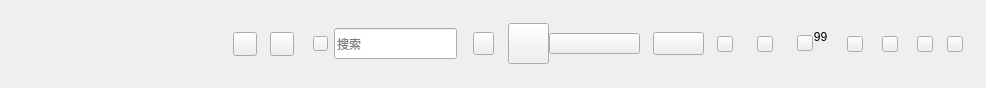
     <widget class="QWidget" name="title_Widget" native="true">
      <property name="minimumSize">
       <size>
        <width>500</width>
        <height>62</height>
       </size>
      </property>
      <property name="maximumSize">
       <size>
        <width>16777215</width>
        <height>88</height>
       </size>
      </property>
      <layout class="QHBoxLayout" name="horizontalLayout_25">
       <property name="spacing">
        <number>0</number>
       </property>
       <property name="leftMargin">
        <number>0</number>
       </property>
       <property name="topMargin">
        <number>0</number>
       </property>
       <property name="rightMargin">
        <number>0</number>
       </property>
       <property name="bottomMargin">
        <number>0</number>
       </property>
       <item>
        <spacer name="horizontalSpacer_17">
         <property name="orientation">
          <enum>Qt::Horizontal</enum>
         </property>
         <property name="sizeType">
          <enum>QSizePolicy::Fixed</enum>
         </property>
         <property name="sizeHint" stdset="0">
          <size>
           <width>13</width>
           <height>20</height>
          </size>
         </property>
        </spacer>
       </item>
       <item>
        <widget class="QLabel" name="label_title_logo">
         <property name="sizePolicy">
          <sizepolicy hsizetype="Fixed" vsizetype="Fixed">
           <horstretch>0</horstretch>
           <verstretch>0</verstretch>
          </sizepolicy>
         </property>
         <property name="minimumSize">
          <size>
           <width>145</width>
           <height>40</height>
          </size>
         </property>
         <property name="text">
          <string/>
         </property>
        </widget>
       </item>
       <item>
        <spacer name="horizontalSpacer_18">
         <property name="orientation">
          <enum>Qt::Horizontal</enum>
         </property>
         <property name="sizeType">
          <enum>QSizePolicy::Fixed</enum>
         </property>
         <property name="sizeHint" stdset="0">
          <size>
           <width>75</width>
           <height>20</height>
          </size>
         </property>
        </spacer>
       </item>
       <item>
        <widget class="QPushButton" name="pushButton_title_left">
         <property name="sizePolicy">
          <sizepolicy hsizetype="Fixed" vsizetype="Fixed">
           <horstretch>0</horstretch>
           <verstretch>0</verstretch>
          </sizepolicy>
         </property>
         <property name="minimumSize">
          <size>
           <width>24</width>
           <height>24</height>
          </size>
         </property>
         <property name="maximumSize">
          <size>
           <width>24</width>
           <height>24</height>
          </size>
         </property>
         <property name="styleSheet">
          <string notr="true"/>
         </property>
         <property name="text">
          <string/>
         </property>
        </widget>
       </item>
       <item>
        <spacer name="horizontalSpacer_19">
         <property name="orientation">
          <enum>Qt::Horizontal</enum>
         </property>
         <property name="sizeType">
          <enum>QSizePolicy::Fixed</enum>
         </property>
         <property name="sizeHint" stdset="0">
          <size>
           <width>13</width>
           <height>20</height>
          </size>
         </property>
        </spacer>
       </item>
       <item>
        <widget class="QPushButton" name="pushButton_title_right">
         <property name="sizePolicy">
          <sizepolicy hsizetype="Fixed" vsizetype="Fixed">
           <horstretch>0</horstretch>
           <verstretch>0</verstretch>
          </sizepolicy>
         </property>
         <property name="minimumSize">
          <size>
           <width>24</width>
           <height>24</height>
          </size>
         </property>
         <property name="maximumSize">
          <size>
           <width>24</width>
           <height>24</height>
          </size>
         </property>
         <property name="styleSheet">
          <string notr="true"/>
         </property>
         <property name="text">
          <string/>
         </property>
        </widget>
       </item>
       <item>
        <spacer name="horizontalSpacer_20">
         <property name="orientation">
          <enum>Qt::Horizontal</enum>
         </property>
         <property name="sizeType">
          <enum>QSizePolicy::Fixed</enum>
         </property>
         <property name="sizeHint" stdset="0">
          <size>
           <width>13</width>
           <height>20</height>
          </size>
         </property>
        </spacer>
       </item>
       <item>
        <widget class="QWidget" name="widgetSearch" native="true">
         <property name="sizePolicy">
          <sizepolicy hsizetype="Fixed" vsizetype="Preferred">
           <horstretch>0</horstretch>
           <verstretch>0</verstretch>
          </sizepolicy>
         </property>
         <property name="minimumSize">
          <size>
           <width>159</width>
           <height>31</height>
          </size>
         </property>
         <property name="maximumSize">
          <size>
           <width>159</width>
           <height>31</height>
          </size>
         </property>
         <property name="styleSheet">
          <string notr="true"/>
         </property>
         <layout class="QHBoxLayout" name="horizontalLayout_24">
          <property name="leftMargin">
           <number>6</number>
          </property>
          <property name="topMargin">
           <number>0</number>
          </property>
          <property name="bottomMargin">
           <number>0</number>
          </property>
          <item>
           <widget class="QPushButton" name="pushButton_search">
            <property name="minimumSize">
             <size>
              <width>15</width>
              <height>15</height>
             </size>
            </property>
            <property name="maximumSize">
             <size>
              <width>15</width>
              <height>15</height>
             </size>
            </property>
            <property name="text">
             <string/>
            </property>
           </widget>
          </item>
          <item>
           <widget class="QLineEdit" name="line_Search">
            <property name="sizePolicy">
             <sizepolicy hsizetype="Expanding" vsizetype="Expanding">
              <horstretch>0</horstretch>
              <verstretch>0</verstretch>
             </sizepolicy>
            </property>
            <property name="text">
             <string/>
            </property>
            <property name="placeholderText">
             <string>搜索</string>
            </property>
           </widget>
          </item>
         </layout>
        </widget>
       </item>
       <item>
        <spacer name="horizontalSpacer_21">
         <property name="orientation">
          <enum>Qt::Horizontal</enum>
         </property>
         <property name="sizeType">
          <enum>QSizePolicy::Fixed</enum>
         </property>
         <property name="sizeHint" stdset="0">
          <size>
           <width>7</width>
           <height>20</height>
          </size>
         </property>
        </spacer>
       </item>
       <item>
        <widget class="QPushButton" name="pushButton_title_listen">
         <property name="sizePolicy">
          <sizepolicy hsizetype="Fixed" vsizetype="Fixed">
           <horstretch>0</horstretch>
           <verstretch>0</verstretch>
          </sizepolicy>
         </property>
         <property name="minimumSize">
          <size>
           <width>21</width>
           <height>23</height>
          </size>
         </property>
         <property name="maximumSize">
          <size>
           <width>21</width>
           <height>23</height>
          </size>
         </property>
         <property name="text">
          <string/>
         </property>
        </widget>
       </item>
       <item>
        <spacer name="horizontalSpacer_22">
         <property name="orientation">
          <enum>Qt::Horizontal</enum>
         </property>
         <property name="sizeHint" stdset="0">
          <size>
           <width>14</width>
           <height>20</height>
          </size>
         </property>
        </spacer>
       </item>
       <item>
        <widget class="QPushButton" name="pushButton_people">
         <property name="sizePolicy">
          <sizepolicy hsizetype="Fixed" vsizetype="Fixed">
           <horstretch>0</horstretch>
           <verstretch>0</verstretch>
          </sizepolicy>
         </property>
         <property name="minimumSize">
          <size>
           <width>41</width>
           <height>41</height>
          </size>
         </property>
         <property name="maximumSize">
          <size>
           <width>41</width>
           <height>41</height>
          </size>
         </property>
         <property name="text">
          <string/>
         </property>
        </widget>
       </item>
       <item>
        <widget class="QWidget" name="person_Widget" native="true">
         <property name="sizePolicy">
          <sizepolicy hsizetype="Fixed" vsizetype="Preferred">
           <horstretch>0</horstretch>
           <verstretch>0</verstretch>
          </sizepolicy>
         </property>
         <property name="minimumSize">
          <size>
           <width>91</width>
           <height>21</height>
          </size>
         </property>
         <property name="maximumSize">
          <size>
           <width>91</width>
           <height>21</height>
          </size>
         </property>
         <widget class="QPushButton" name="pushButton_name">
          <property name="geometry">
           <rect>
            <x>0</x>
            <y>0</y>
            <width>91</width>
            <height>21</height>
           </rect>
          </property>
          <property name="text">
           <string/>
          </property>
         </widget>
         <widget class="QLabel" name="label_people">
          <property name="geometry">
           <rect>
            <x>10</x>
            <y>3</y>
            <width>61</width>
            <height>16</height>
           </rect>
          </property>
          <property name="text">
           <string>zyh</string>
          </property>
         </widget>
         <zorder>label_people</zorder>
         <zorder>pushButton_name</zorder>
        </widget>
       </item>
       <item>
        <spacer name="horizontalSpacer_23">
         <property name="orientation">
          <enum>Qt::Horizontal</enum>
         </property>
         <property name="sizeType">
          <enum>QSizePolicy::Fixed</enum>
         </property>
         <property name="sizeHint" stdset="0">
          <size>
           <width>13</width>
           <height>20</height>
          </size>
         </property>
        </spacer>
       </item>
       <item>
        <widget class="QPushButton" name="pushButton_vip">
         <property name="sizePolicy">
          <sizepolicy hsizetype="Fixed" vsizetype="Fixed">
           <horstretch>0</horstretch>
           <verstretch>0</verstretch>
          </sizepolicy>
         </property>
         <property name="minimumSize">
          <size>
           <width>51</width>
           <height>23</height>
          </size>
         </property>
         <property name="text">
          <string/>
         </property>
        </widget>
       </item>
       <item>
        <spacer name="horizontalSpacer_24">
         <property name="orientation">
          <enum>Qt::Horizontal</enum>
         </property>
         <property name="sizeType">
          <enum>QSizePolicy::Fixed</enum>
         </property>
         <property name="sizeHint" stdset="0">
          <size>
           <width>13</width>
           <height>20</height>
          </size>
         </property>
        </spacer>
       </item>
       <item>
        <widget class="QPushButton" name="pushButton_cloth">
         <property name="sizePolicy">
          <sizepolicy hsizetype="Fixed" vsizetype="Fixed">
           <horstretch>0</horstretch>
           <verstretch>0</verstretch>
          </sizepolicy>
         </property>
         <property name="minimumSize">
          <size>
           <width>16</width>
           <height>16</height>
          </size>
         </property>
         <property name="maximumSize">
          <size>
           <width>16</width>
           <height>16</height>
          </size>
         </property>
         <property name="text">
          <string/>
         </property>
        </widget>
       </item>
       <item>
        <spacer name="horizontalSpacer_25">
         <property name="orientation">
          <enum>Qt::Horizontal</enum>
         </property>
         <property name="sizeType">
          <enum>QSizePolicy::Fixed</enum>
         </property>
         <property name="sizeHint" stdset="0">
          <size>
           <width>24</width>
           <height>20</height>
          </size>
         </property>
        </spacer>
       </item>
       <item>
        <widget class="QPushButton" name="pushButton_set">
         <property name="sizePolicy">
          <sizepolicy hsizetype="Fixed" vsizetype="Fixed">
           <horstretch>0</horstretch>
           <verstretch>0</verstretch>
          </sizepolicy>
         </property>
         <property name="minimumSize">
          <size>
           <width>16</width>
           <height>16</height>
          </size>
         </property>
         <property name="maximumSize">
          <size>
           <width>16</width>
           <height>16</height>
          </size>
         </property>
         <property name="text">
          <string/>
         </property>
        </widget>
       </item>
       <item>
        <spacer name="horizontalSpacer_26">
         <property name="orientation">
          <enum>Qt::Horizontal</enum>
         </property>
         <property name="sizeType">
          <enum>QSizePolicy::Fixed</enum>
         </property>
         <property name="sizeHint" stdset="0">
          <size>
           <width>24</width>
           <height>20</height>
          </size>
         </property>
        </spacer>
       </item>
       <item>
        <widget class="QWidget" name="message_Widget" native="true">
         <property name="sizePolicy">
          <sizepolicy hsizetype="Fixed" vsizetype="Preferred">
           <horstretch>0</horstretch>
           <verstretch>0</verstretch>
          </sizepolicy>
         </property>
         <property name="minimumSize">
          <size>
           <width>34</width>
           <height>30</height>
          </size>
         </property>
         <property name="maximumSize">
          <size>
           <width>34</width>
           <height>30</height>
          </size>
         </property>
         <widget class="QLabel" name="label_message_Tip">
          <property name="geometry">
           <rect>
            <x>13</x>
            <y>0</y>
            <width>21</width>
            <height>16</height>
           </rect>
          </property>
          <property name="text">
           <string>99</string>
          </property>
          <property name="alignment">
           <set>Qt::AlignCenter</set>
          </property>
         </widget>
         <widget class="QPushButton" name="pushButton_message">
          <property name="geometry">
           <rect>
            <x>0</x>
            <y>6</y>
            <width>16</width>
            <height>16</height>
           </rect>
          </property>
          <property name="text">
           <string/>
          </property>
         </widget>
        </widget>
       </item>
       <item>
        <spacer name="horizontalSpacer_27">
         <property name="orientation">
          <enum>Qt::Horizontal</enum>
         </property>
         <property name="sizeType">
          <enum>QSizePolicy::Fixed</enum>
         </property>
         <property name="sizeHint" stdset="0">
          <size>
           <width>16</width>
           <height>20</height>
          </size>
         </property>
        </spacer>
       </item>
       <item>
        <widget class="QPushButton" name="pushButton_mini">
         <property name="sizePolicy">
          <sizepolicy hsizetype="Fixed" vsizetype="Fixed">
           <horstretch>0</horstretch>
           <verstretch>0</verstretch>
          </sizepolicy>
         </property>
         <property name="minimumSize">
          <size>
           <width>16</width>
           <height>16</height>
          </size>
         </property>
         <property name="maximumSize">
          <size>
           <width>16</width>
           <height>16</height>
          </size>
         </property>
         <property name="text">
          <string/>
         </property>
        </widget>
       </item>
       <item>
        <spacer name="horizontalSpacer_28">
         <property name="orientation">
          <enum>Qt::Horizontal</enum>
         </property>
         <property name="sizeType">
          <enum>QSizePolicy::Fixed</enum>
         </property>
         <property name="sizeHint" stdset="0">
          <size>
           <width>19</width>
           <height>20</height>
          </size>
         </property>
        </spacer>
       </item>
       <item>
        <widget class="QPushButton" name="pushButton_min">
         <property name="sizePolicy">
          <sizepolicy hsizetype="Fixed" vsizetype="Fixed">
           <horstretch>0</horstretch>
           <verstretch>0</verstretch>
          </sizepolicy>
         </property>
         <property name="minimumSize">
          <size>
           <width>16</width>
           <height>16</height>
          </size>
         </property>
         <property name="maximumSize">
          <size>
           <width>16</width>
           <height>16</height>
          </size>
         </property>
         <property name="text">
          <string/>
         </property>
        </widget>
       </item>
       <item>
        <spacer name="horizontalSpacer_29">
         <property name="orientation">
          <enum>Qt::Horizontal</enum>
         </property>
         <property name="sizeType">
          <enum>QSizePolicy::Fixed</enum>
         </property>
         <property name="sizeHint" stdset="0">
          <size>
           <width>19</width>
           <height>20</height>
          </size>
         </property>
        </spacer>
       </item>
       <item>
        <widget class="QPushButton" name="pushButton_max">
         <property name="sizePolicy">
          <sizepolicy hsizetype="Fixed" vsizetype="Fixed">
           <horstretch>0</horstretch>
           <verstretch>0</verstretch>
          </sizepolicy>
         </property>
         <property name="minimumSize">
          <size>
           <width>16</width>
           <height>16</height>
          </size>
         </property>
         <property name="maximumSize">
          <size>
           <width>16</width>
           <height>16</height>
          </size>
         </property>
         <property name="text">
          <string/>
         </property>
         <property name="checkable">
          <bool>true</bool>
         </property>
        </widget>
       </item>
       <item>
        <spacer name="horizontalSpacer_30">
         <property name="orientation">
          <enum>Qt::Horizontal</enum>
         </property>
         <property name="sizeType">
          <enum>QSizePolicy::Fixed</enum>
         </property>
         <property name="sizeHint" stdset="0">
          <size>
           <width>14</width>
           <height>20</height>
          </size>
         </property>
        </spacer>
       </item>
       <item>
        <widget class="QPushButton" name="pushButton_close">
         <property name="sizePolicy">
          <sizepolicy hsizetype="Fixed" vsizetype="Fixed">
           <horstretch>0</horstretch>
           <verstretch>0</verstretch>
          </sizepolicy>
         </property>
         <property name="minimumSize">
          <size>
           <width>16</width>
           <height>16</height>
          </size>
         </property>
         <property name="maximumSize">
          <size>
           <width>16</width>
           <height>16</height>
          </size>
         </property>
         <property name="text">
          <string/>
         </property>
        </widget>
       </item>
       <item>
        <spacer name="horizontalSpacer_31">
         <property name="orientation">
          <enum>Qt::Horizontal</enum>
         </property>
         <property name="sizeType">
          <enum>QSizePolicy::Fixed</enum>
         </property>
         <property name="sizeHint" stdset="0">
          <size>
           <width>23</width>
           <height>20</height>
          </size>
         </property>
        </spacer>
       </item>
      </layout>
     </widget>
